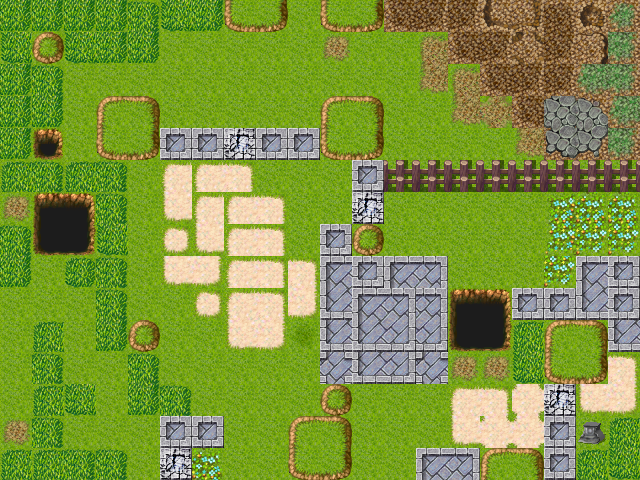

This game map was drawn from its Tiled (.tmx) file and the tilesets committed beside it. A one-line description and the full map source follow:
An orthogonal 20x15 tile map with 32x32 px tiles, 1 tile layer (Camada de Tiles 1).

<map version="1.0" orientation="orthogonal" renderorder="right-down" width="20" height="15" tilewidth="32" tileheight="32" nextobjectid="1">
 <tileset firstgid="1" name="tiles" tilewidth="32" tileheight="32" tilecount="208" columns="16">
  <image source="../images/tiles-base.png" width="512" height="416" />
 </tileset>
 <layer name="Camada de Tiles 1" width="20" height="15">
  <data>
   <tile gid="84" />
   <tile gid="84" />
   <tile gid="84" />
   <tile gid="84" />
   <tile gid="68" />
   <tile gid="83" />
   <tile gid="84" />
   <tile gid="131" />
   <tile gid="132" />
   <tile gid="1" />
   <tile gid="131" />
   <tile gid="132" />
   <tile gid="135" />
   <tile gid="136" />
   <tile gid="136" />
   <tile gid="139" />
   <tile gid="140" />
   <tile gid="120" />
   <tile gid="107" />
   <tile gid="151" />
   <tile gid="83" />
   <tile gid="99" />
   <tile gid="83" />
   <tile gid="84" />
   <tile gid="84" />
   <tile gid="1" />
   <tile gid="1" />
   <tile gid="1" />
   <tile gid="1" />
   <tile gid="1" />
   <tile gid="53" />
   <tile gid="1" />
   <tile gid="1" />
   <tile gid="69" />
   <tile gid="135" />
   <tile gid="136" />
   <tile gid="108" />
   <tile gid="136" />
   <tile gid="122" />
   <tile gid="184" />
   <tile gid="84" />
   <tile gid="68" />
   <tile gid="1" />
   <tile gid="1" />
   <tile gid="1" />
   <tile gid="1" />
   <tile gid="1" />
   <tile gid="1" />
   <tile gid="1" />
   <tile gid="1" />
   <tile gid="1" />
   <tile gid="1" />
   <tile gid="1" />
   <tile gid="85" />
   <tile gid="69" />
   <tile gid="135" />
   <tile gid="136" />
   <tile gid="136" />
   <tile gid="183" />
   <tile gid="184" />
   <tile gid="84" />
   <tile gid="84" />
   <tile gid="1" />
   <tile gid="115" />
   <tile gid="116" />
   <tile gid="1" />
   <tile gid="1" />
   <tile gid="1" />
   <tile gid="1" />
   <tile gid="1" />
   <tile gid="115" />
   <tile gid="116" />
   <tile gid="1" />
   <tile gid="1" />
   <tile gid="85" />
   <tile gid="54" />
   <tile gid="135" />
   <tile gid="156" />
   <tile gid="172" />
   <tile gid="183" />
   <tile gid="84" />
   <tile gid="101" />
   <tile gid="1" />
   <tile gid="131" />
   <tile gid="132" />
   <tile gid="55" />
   <tile gid="55" />
   <tile gid="194" />
   <tile gid="55" />
   <tile gid="55" />
   <tile gid="131" />
   <tile gid="132" />
   <tile gid="1" />
   <tile gid="1" />
   <tile gid="1" />
   <tile gid="1" />
   <tile gid="85" />
   <tile gid="187" />
   <tile gid="188" />
   <tile gid="184" />
   <tile gid="67" />
   <tile gid="68" />
   <tile gid="67" />
   <tile gid="68" />
   <tile gid="1" />
   <tile gid="23" />
   <tile gid="23" />
   <tile gid="24" />
   <tile gid="1" />
   <tile gid="1" />
   <tile gid="1" />
   <tile gid="55" />
   <tile gid="4" />
   <tile gid="4" />
   <tile gid="4" />
   <tile gid="4" />
   <tile gid="4" />
   <tile gid="4" />
   <tile gid="4" />
   <tile gid="4" />
   <tile gid="53" />
   <tile gid="117" />
   <tile gid="118" />
   <tile gid="68" />
   <tile gid="1" />
   <tile gid="39" />
   <tile gid="23" />
   <tile gid="23" />
   <tile gid="24" />
   <tile gid="1" />
   <tile gid="1" />
   <tile gid="194" />
   <tile gid="1" />
   <tile gid="1" />
   <tile gid="1" />
   <tile gid="1" />
   <tile gid="1" />
   <tile gid="65" />
   <tile gid="66" />
   <tile gid="66" />
   <tile gid="68" />
   <tile gid="133" />
   <tile gid="134" />
   <tile gid="83" />
   <tile gid="1" />
   <tile gid="7" />
   <tile gid="39" />
   <tile gid="23" />
   <tile gid="24" />
   <tile gid="1" />
   <tile gid="196" />
   <tile gid="99" />
   <tile gid="1" />
   <tile gid="1" />
   <tile gid="1" />
   <tile gid="1" />
   <tile gid="1" />
   <tile gid="81" />
   <tile gid="82" />
   <tile gid="82" />
   <tile gid="84" />
   <tile gid="1" />
   <tile gid="51" />
   <tile gid="68" />
   <tile gid="1" />
   <tile gid="39" />
   <tile gid="40" />
   <tile gid="23" />
   <tile gid="24" />
   <tile gid="24" />
   <tile gid="71" />
   <tile gid="55" />
   <tile gid="71" />
   <tile gid="72" />
   <tile gid="1" />
   <tile gid="1" />
   <tile gid="1" />
   <tile gid="82" />
   <tile gid="71" />
   <tile gid="55" />
   <tile gid="1" />
   <tile gid="1" />
   <tile gid="1" />
   <tile gid="68" />
   <tile gid="1" />
   <tile gid="1" />
   <tile gid="7" />
   <tile gid="23" />
   <tile gid="24" />
   <tile gid="40" />
   <tile gid="87" />
   <tile gid="71" />
   <tile gid="72" />
   <tile gid="72" />
   <tile gid="117" />
   <tile gid="118" />
   <tile gid="55" />
   <tile gid="55" />
   <tile gid="87" />
   <tile gid="55" />
   <tile gid="1" />
   <tile gid="67" />
   <tile gid="1" />
   <tile gid="84" />
   <tile gid="99" />
   <tile gid="1" />
   <tile gid="1" />
   <tile gid="39" />
   <tile gid="40" />
   <tile gid="97" />
   <tile gid="87" />
   <tile gid="87" />
   <tile gid="88" />
   <tile gid="88" />
   <tile gid="133" />
   <tile gid="134" />
   <tile gid="67" />
   <tile gid="115" />
   <tile gid="116" />
   <tile gid="87" />
   <tile gid="1" />
   <tile gid="68" />
   <tile gid="1" />
   <tile gid="1" />
   <tile gid="68" />
   <tile gid="1" />
   <tile gid="1" />
   <tile gid="1" />
   <tile gid="1" />
   <tile gid="1" />
   <tile gid="56" />
   <tile gid="87" />
   <tile gid="88" />
   <tile gid="56" />
   <tile gid="53" />
   <tile gid="53" />
   <tile gid="83" />
   <tile gid="131" />
   <tile gid="132" />
   <tile gid="24" />
   <tile gid="1" />
   <tile gid="67" />
   <tile gid="83" />
   <tile gid="1" />
   <tile gid="84" />
   <tile gid="68" />
   <tile gid="1" />
   <tile gid="1" />
   <tile gid="1" />
   <tile gid="1" />
   <tile gid="99" />
   <tile gid="1" />
   <tile gid="1" />
   <tile gid="1" />
   <tile gid="23" />
   <tile gid="24" />
   <tile gid="8" />
   <tile gid="194" />
   <tile gid="39" />
   <tile gid="40" />
   <tile gid="53" />
   <tile gid="68" />
   <tile gid="1" />
   <tile gid="1" />
   <tile gid="1" />
   <tile gid="55" />
   <tile gid="55" />
   <tile gid="1" />
   <tile gid="1" />
   <tile gid="115" />
   <tile gid="116" />
   <tile gid="1" />
   <tile gid="1" />
   <tile gid="1" />
   <tile gid="39" />
   <tile gid="8" />
   <tile gid="8" />
   <tile gid="55" />
   <tile gid="193" />
   <tile gid="67" />
   <tile gid="67" />
   <tile gid="67" />
   <tile gid="68" />
   <tile gid="68" />
   <tile gid="1" />
   <tile gid="194" />
   <tile gid="66" />
   <tile gid="1" />
   <tile gid="1" />
   <tile gid="131" />
   <tile gid="132" />
   <tile gid="1" />
   <tile gid="1" />
   <tile gid="71" />
   <tile gid="72" />
   <tile gid="115" />
   <tile gid="116" />
   <tile gid="55" />
   <tile gid="67" />
   <tile gid="83" />
  </data>
 </layer>
</map>